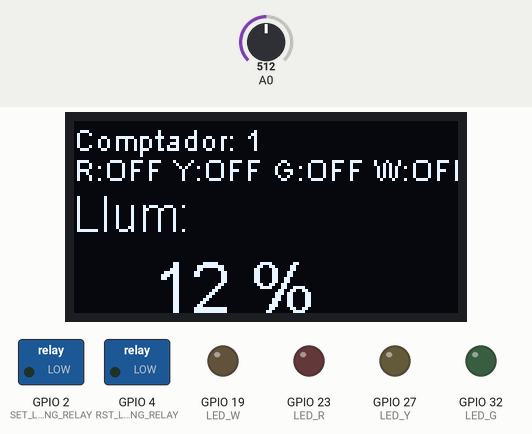
A sketch run on a simulated ESP8266 (NodeMCU). Shown: 128×64 one-colour display, switched loads named in the sketch (green lamp = pin HIGH), output pins drawn as LEDs (lit = HIGH). The inputs (shaded band) are chosen by the test bench; at power-on: A0 = 512. What the sketch prints to the serial monitor is not drawn.

Above: at 1.2 s.
1.3 s: A0 set to 716
At 2.8 s:
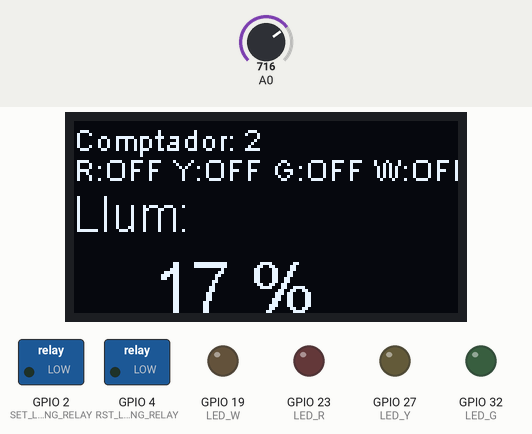
3.5 s: A0 set to 900
At 4.8 s:
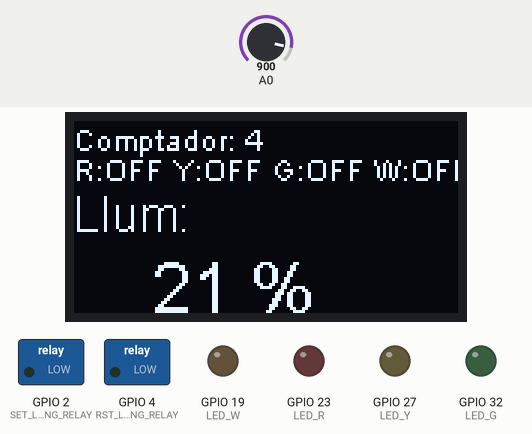
5.5 s: A0 set to 1023
At 6.8 s:
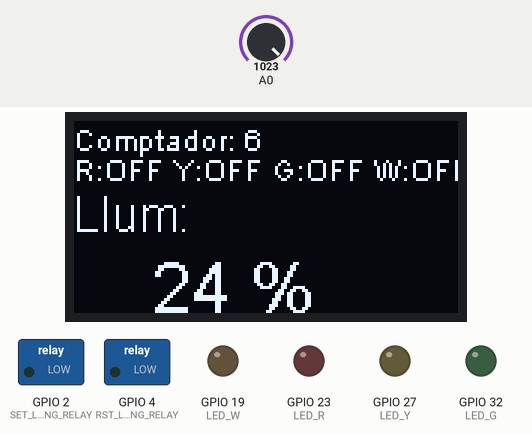
Timing chart, 0 to 8.5 s (numbered marks = the images above; inputs shaded):
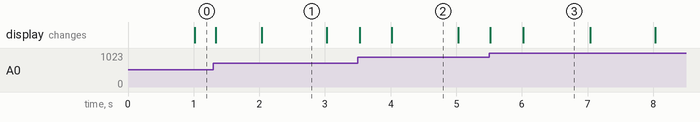

The sketch:

IoT-02_07_SSD1306.ino
```cpp
// https://github.com/jordibinefa/IoT-02/tree/master/codes
// things.cat
//
// Code written by Jordi Binefa. 20200405
// Based on: https://playground.arduino.cc/Main/I2cScanner?action=sourceblock&num=1

#include "IoT-02_pinout.h"
#include "IoT-02_common.h"

#include "SSD1306.h" // alias for `#include "SSD1306Wire.h"`

SSD1306  display(0x3c, I2C_SDA, I2C_SCL);

void vSetupScreen() {
  display.init();
  display.flipScreenVertically();
}

void vScreenDemo() {
  display.clear();

  // create more fonts at http://oleddisplay.squix.ch/
  display.setTextAlignment(TEXT_ALIGN_LEFT);
  display.setFont(ArialMT_Plain_10);
  display.drawString(0, 0, "Comptador: " + String(millis() / 1000));
  display.drawString(0, 10, String("R:OFF Y:OFF G:OFF W:OFF    "));
  display.setFont(ArialMT_Plain_16);
  display.drawString(0, 22, "Llum: ");
  display.setFont(ArialMT_Plain_24);
  display.drawString(26, 42, String((100 * analogRead(LDR)) / 4095) + " %");

  display.display();
}

void setup() {
  Wire.begin(I2C_SDA, I2C_SCL);
  vSetupIO();
  vSetupScreen();
  Serial.begin(115200);
  Serial.println(__FILE__);
}

void loop() {
  vScreenDemo();
  delay(10);
}
```

IoT-02_common.cpp
```cpp
#include <Arduino.h> // OUTPUT and INPUT
#include "IoT-02_common.h"

void vSetupIO() {
  pinMode(LED_G, OUTPUT);
  pinMode(LED_Y, OUTPUT);
  pinMode(LED_R, OUTPUT);
  pinMode(LED_W, OUTPUT);
  pinMode(SET_LATCHING_RELAY, OUTPUT);
  pinMode(RST_LATCHING_RELAY, OUTPUT);
  pinMode(BT_IO0, INPUT);
  pinMode(BT_I34, INPUT);
  pinMode(BT_I35, INPUT);
  pinMode(STATE_LATCHING_RELAY, INPUT);
}
```

IoT-02_common.h
```cpp
#ifndef IOT_02_COMMON_H
#define IOT_02_COMMON_H

#include "IoT-02_pinout.h"

void vSetupIO();

#endif
```

IoT-02_pinout.h
```cpp
#ifndef IOT_02_PINOUT_H
#define IOT_02_PINOUT_H

#define LED_W 19
#define LED_R 23
#define LED_Y 27
#define LED_G 32
#define SET_LATCHING_RELAY 2
#define RST_LATCHING_RELAY 4
#define BT_IO0 0
#define BT_I34 34
#define BT_I35 35
#define STATE_LATCHING_RELAY 39
#define LDR 36
#define I2C_SDA 21
#define I2C_SCL 22

#endif
```

Measured:
- what the display in image 2 shows lasts 1.0 s, from 4.0 s to 5.0 s
